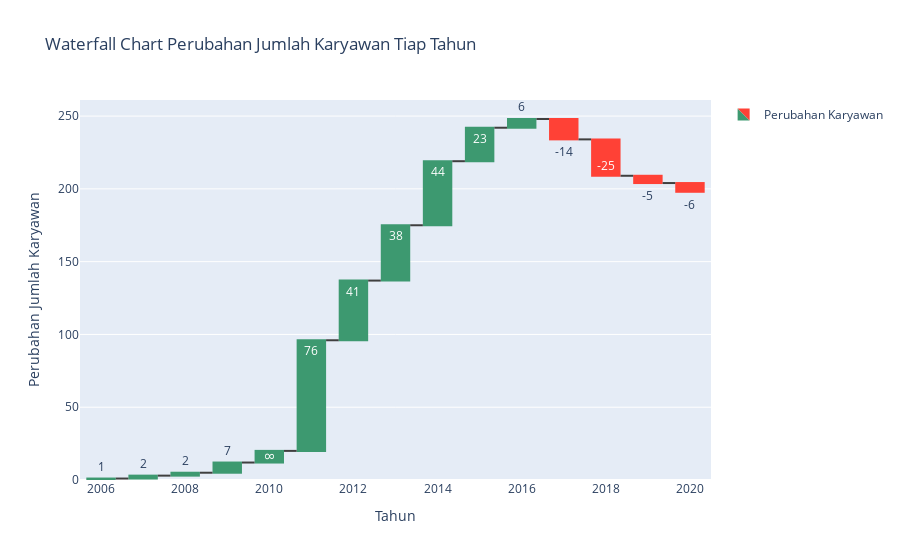

This figure's notebook cell:
### Markdown cell above
## 2.5 Visualization of Changes in The Number of Employees

### Code cell
# Plot perubahan kenaikan dan penurunan jumlah karyawan setiap tahun
fig = go.Figure(go.Waterfall(
    name="Perubahan Karyawan", orientation="v",
    measure=["relative"] * len(merged_df),
    x=merged_df['Tahun'],
    y=merged_df['PerubahanKaryawan'],
    text=merged_df['PerubahanKaryawan'],
    connector={"line":{"color":"rgb(63, 63, 63)"}},
))

fig.update_layout(
    title="Waterfall Chart Perubahan Jumlah Karyawan Tiap Tahun",
    waterfallgap=0.3,
    xaxis_title="Tahun",
    yaxis_title="Perubahan Jumlah Karyawan",
    showlegend=True
)

fig.show()

### Figure 1 — Plotly figure (JSON) as saved in the notebook; plotly's stock layout.template omitted (floating-point values rounded to 4 significant figures)
{"data": [{"connector": {"line": {"color": "rgb(63, 63, 63)"}}, "measure": ["relative", "relative", "relative", "relative", "relative", "relative", "relative", "relative", "relative", "relative", "relative", "relative", "relative", "relative", "relative"], "name": "Perubahan Karyawan", "orientation": "v", "text": [1, 2, 2, 7, 8, 76, 41, 38, 44, 23, 6, -14, -25, -5, -6], "type": "waterfall", "x": [2006, 2007, 2008, 2009, 2010, 2011, 2012, 2013, 2014, 2015, 2016, 2017, 2018, 2019, 2020], "y": [1, 2, 2, 7, 8, 76, 41, 38, 44, 23, 6, -14, -25, -5, -6]}], "layout": {"showlegend": true, "title": {"text": "Waterfall Chart Perubahan Jumlah Karyawan Tiap Tahun"}, "waterfallgap": 0.3, "xaxis": {"title": {"text": "Tahun"}}, "yaxis": {"title": {"text": "Perubahan Jumlah Karyawan"}}}}
